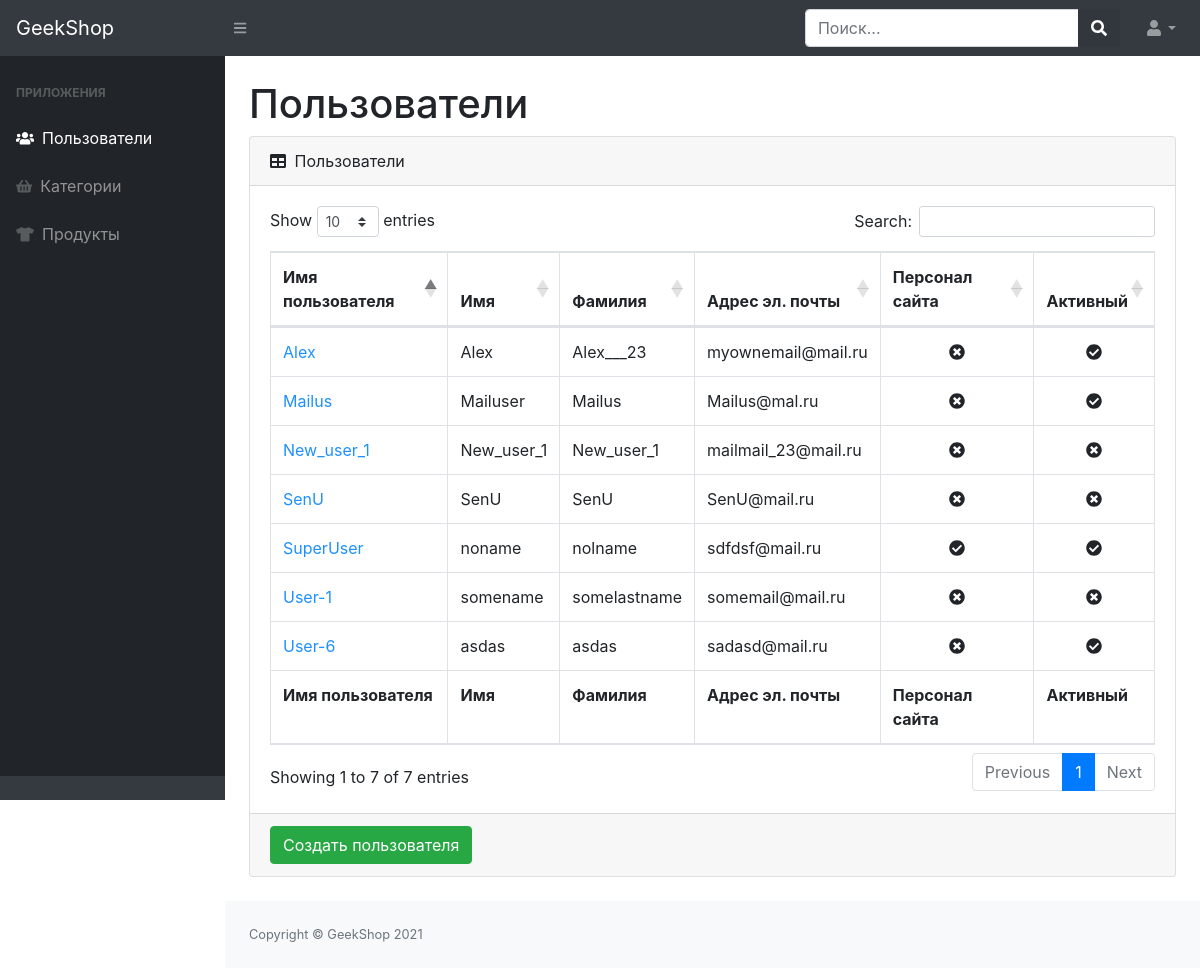
Screenshot of /admins/users/ (signed in) with the database file from the repository.
### users/models.py (models this page shows, shortened)
class NormalUser(AbstractUser):
	image = models.ImageField(upload_to="users_images", blank=True)
	age = models.PositiveIntegerField(verbose_name="age", default=18)
	email = models.EmailField(verbose_name='email address', blank=True, unique=True)
	activation_key = models.CharField(max_length=128, blank=True)
	activation_key_expires = models.DateTimeField(auto_now_add=True, blank=True, null=True)

### admins/views.py (the view)
# urls.py: path("users/", UserListView.as_view(), name="admin_users"),
class UserListView(ListView):
	model = NormalUser
	context_object_name = "users"
	template_name = "admins/admin-users-read.html"
	def get_context_data(self, *, object_list=None, **kwargs):
		context = super(UserListView, self).get_context_data(**kwargs)
		context["title"] = "Администрация"
		return context
	@method_decorator(user_passes_test(lambda u: u.is_staff))
	def dispatch(self, request, *args, **kwargs):
		return super(UserListView, self).dispatch(request, *args, **kwargs)

### products/context_processors.py (called while the page is built)
def basket(request):
	basket_list = []
	if request.user.is_authenticated:
		basket_list = Basket.objects.filter(user=request.user)
	return {"baskets": basket_list}

### admins/templates/admins/admin-users-read.html (shortened to what this page needs)
{% extends "admins/base.html" %}
{% load static %}
{% block content %}
<div id="layoutSidenav_content">
    <main>
        <div class="container-fluid">
            <h1 class="mt-4">Пользователи</h1>
            <div class="card mb-4">
                <div class="card-header">
                    <i class="fas fa-table mr-1"></i>
                    Пользователи
                </div>
                <div class="card-body">
                    <div class="table-responsive">
                        <table class="table table-bordered" id="dataTable" width="100%" cellspacing="0">
                            <thead>
                            <tr>
                                <th>Имя пользователя</th>
                                <th>Имя</th>
                                <th>Фамилия</th>
                                <th>Адрес эл. почты</th>
                                <th>Персонал сайта</th>
                                <th>Активный</th>
                            </tr>
                            </thead>
                            <tfoot>
                            <tr>
                                <th>Имя пользователя</th>
                                <th>Имя</th>
                                <th>Фамилия</th>
                                <th>Адрес эл. почты</th>
                                <th>Персонал сайта</th>
                                <th>Активный</th>
                            </tr>
                            </tfoot>
                            <tbody>
                            {% for user in users %}
                                <tr>
                                    <td><a href="{% url 'admins:admin_users_update' user.id %}" style="color: dodgerblue">{{ user.username }}</a></td>
                                    <td>{{ user.first_name }}</td>
                                    <td>{{ user.last_name }}</td>
                                    <td>{{ user.email }}</td>
                                    {% if user.is_staff %}
                                            <td class="text-center"><i class="fas fa-check-circle"></i></td>
                                        {% else %}
                                            <td class="text-center"><i class="fas fa-times-circle"></i></td>
                                    {% endif %}
                                    {% if user.is_active %}
                                            <td class="text-center"><i class="fas fa-check-circle"></i></td>
                                        {% else %}
                                            <td class="text-center"><i class="fas fa-times-circle"></i></td>
                                    {% endif %}
                                </tr>
                            {% endfor %}
                            </tbody>
                        </table>
                    </div>
                </div>
                <div class="card-footer">
                    <a href="{% url 'admins:admin_users_create' %}">
                        <button class="btn btn-success">Создать пользователя</button>
                    </a>
                </div>
            </div>
        </div>
    </main>
    <footer class="py-4 bg-light mt-auto">
        <div class="container-fluid">
            <div class="d-flex align-items-center justify-content-between small">
                <div class="text-muted">Copyright &copy; GeekShop 2021</div>
            </div>
        </div>
    </footer>
</div>
{% endblock %}

### rows the page displays
NormalUser: username "SuperUser", first_name "noname", last_name "nolname", email "sdfdsf@mail.ru", is_staff True (drawn), is_active True (drawn)
NormalUser: username "User-1", first_name "somename", last_name "somelastname", email "somemail@mail.ru", is_staff False (drawn), is_active False (drawn)
NormalUser: username "User-6", first_name "asdas", last_name "asdas", email "sadasd@mail.ru", is_staff False (drawn), is_active True (drawn)
NormalUser: username "SenU", first_name "SenU", last_name "SenU", email "SenU@mail.ru", is_staff False (drawn), is_active False (drawn)
NormalUser: username "Mailus", first_name "Mailuser", last_name "Mailus", email "Mailus@mal.ru", is_staff False (drawn), is_active True (drawn)
NormalUser: username "Alex", first_name "Alex", last_name "Alex___23", email "myownemail@mail.ru", is_staff False (drawn), is_active True (drawn)
NormalUser: username "New_user_1", first_name "New_user_1", last_name "New_user_1", email "mailmail_23@mail.ru", is_staff False (drawn), is_active False (drawn)
